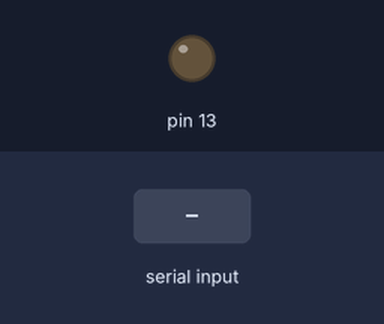
Simulated run of this sketch. Board: Arduino Uno, built with avr-gcc and run on an emulated ATmega328P. Parts: output pins drawn as LEDs (lit = HIGH). The inputs (shaded band) are chosen by the test bench. What the sketch prints to the serial monitor is not drawn.

Above: at 1.2 s.
1.3 s: "1" received over Serial
Timing chart, 0 to 4.3 s (numbered marks = the images above; inputs shaded):
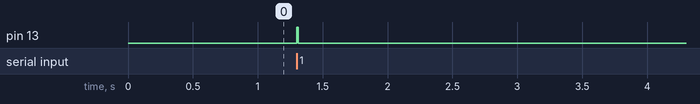

The sketch:

serial.echo.ino
```cpp
void setup() {
  pinMode(13, OUTPUT);
  Serial.begin(115200);
}

void loop() {
  // now data from serial, turn off the LED.
  if (Serial.available() <= 0) {
    digitalWrite(13, LOW);
    delay(100);
    return;
  }

  // echo the serial data.
  Serial.print((char)Serial.read());
  digitalWrite(13, HIGH);
  delay(10);
}
```

Measured:
- after the input at 1.3 s, pin 13: LOW → HIGH at once, → LOW 0.01 s later
